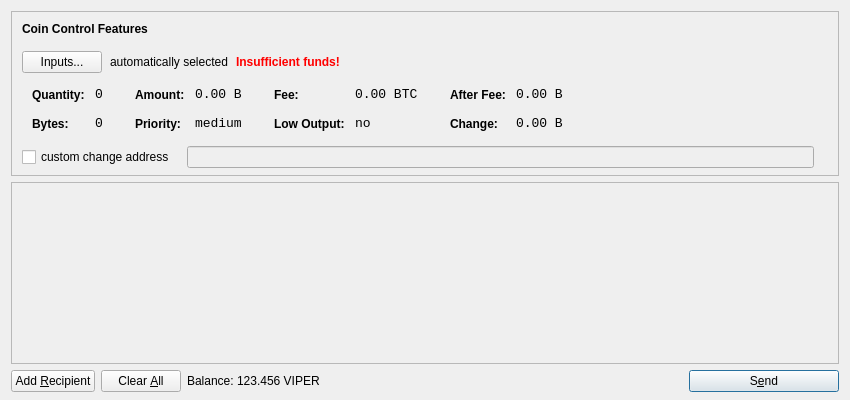
<?xml version="1.0" encoding="UTF-8"?>
<ui version="4.0">
 <class>SendCoinsDialog</class>
 <widget class="QDialog" name="SendCoinsDialog">
  <property name="geometry">
   <rect>
    <x>0</x>
    <y>0</y>
    <width>850</width>
    <height>400</height>
   </rect>
  </property>
  <property name="windowTitle">
   <string>Send Coins</string>
  </property>
  <layout class="QVBoxLayout" name="verticalLayout" stretch="0,1,0">
   <property name="bottomMargin">
    <number>8</number>
   </property>
   <item>
    <widget class="QFrame" name="frameCoinControl">
     <property name="sizePolicy">
      <sizepolicy hsizetype="Expanding" vsizetype="Expanding">
       <horstretch>0</horstretch>
       <verstretch>0</verstretch>
      </sizepolicy>
     </property>
     <property name="maximumSize">
      <size>
       <width>16777215</width>
       <height>16777215</height>
      </size>
     </property>
     <property name="frameShape">
      <enum>QFrame::StyledPanel</enum>
     </property>
     <property name="frameShadow">
      <enum>QFrame::Sunken</enum>
     </property>
     <layout class="QVBoxLayout" name="verticalLayoutCoinControl2">
      <property name="spacing">
       <number>-1</number>
      </property>
      <property name="leftMargin">
       <number>0</number>
      </property>
      <property name="topMargin">
       <number>0</number>
      </property>
      <property name="rightMargin">
       <number>0</number>
      </property>
      <property name="bottomMargin">
       <number>6</number>
      </property>
      <item>
       <layout class="QVBoxLayout" name="verticalLayoutCoinControl" stretch="0,0,0,0,1">
        <property name="spacing">
         <number>0</number>
        </property>
        <property name="leftMargin">
         <number>10</number>
        </property>
        <property name="topMargin">
         <number>10</number>
        </property>
        <item>
         <layout class="QHBoxLayout" name="horizontalLayoutCoinControl1">
          <property name="bottomMargin">
           <number>15</number>
          </property>
          <item>
           <widget class="QLabel" name="labelCoinControlFeatures">
            <property name="sizePolicy">
             <sizepolicy hsizetype="Preferred" vsizetype="Maximum">
              <horstretch>0</horstretch>
              <verstretch>0</verstretch>
             </sizepolicy>
            </property>
            <property name="font">
             <font>
              <weight>75</weight>
              <bold>true</bold>
             </font>
            </property>
            <property name="styleSheet">
             <string notr="true">font-weight:bold;</string>
            </property>
            <property name="text">
             <string>Coin Control Features</string>
            </property>
           </widget>
          </item>
         </layout>
        </item>
        <item>
         <layout class="QHBoxLayout" name="horizontalLayoutCoinControl2" stretch="0,0,0,0">
          <property name="spacing">
           <number>8</number>
          </property>
          <property name="bottomMargin">
           <number>10</number>
          </property>
          <item>
           <widget class="QPushButton" name="pushButtonCoinControl">
            <property name="styleSheet">
             <string notr="true"/>
            </property>
            <property name="text">
             <string>Inputs...</string>
            </property>
           </widget>
          </item>
          <item>
           <widget class="QLabel" name="labelCoinControlAutomaticallySelected">
            <property name="text">
             <string>automatically selected</string>
            </property>
            <property name="margin">
             <number>5</number>
            </property>
           </widget>
          </item>
          <item>
           <widget class="QLabel" name="labelCoinControlInsuffFunds">
            <property name="font">
             <font>
              <weight>75</weight>
              <bold>true</bold>
             </font>
            </property>
            <property name="styleSheet">
             <string notr="true">color:red;font-weight:bold;</string>
            </property>
            <property name="text">
             <string>Insufficient funds!</string>
            </property>
            <property name="margin">
             <number>5</number>
            </property>
           </widget>
          </item>
          <item>
           <spacer name="horizontalSpacerCoinControl">
            <property name="orientation">
             <enum>Qt::Horizontal</enum>
            </property>
            <property name="sizeHint" stdset="0">
             <size>
              <width>40</width>
              <height>1</height>
             </size>
            </property>
           </spacer>
          </item>
         </layout>
        </item>
        <item>
         <widget class="QWidget" name="widgetCoinControl" native="true">
          <property name="sizePolicy">
           <sizepolicy hsizetype="Preferred" vsizetype="Preferred">
            <horstretch>0</horstretch>
            <verstretch>0</verstretch>
           </sizepolicy>
          </property>
          <property name="minimumSize">
           <size>
            <width>0</width>
            <height>0</height>
           </size>
          </property>
          <property name="styleSheet">
           <string notr="true"/>
          </property>
          <layout class="QHBoxLayout" name="horizontalLayoutCoinControl5">
           <property name="margin">
            <number>0</number>
           </property>
           <item>
            <layout class="QHBoxLayout" name="horizontalLayoutCoinControl3" stretch="0,0,0,1">
             <property name="spacing">
              <number>20</number>
             </property>
             <property name="topMargin">
              <number>0</number>
             </property>
             <property name="bottomMargin">
              <number>10</number>
             </property>
             <item>
              <layout class="QFormLayout" name="formLayoutCoinControl1">
               <property name="horizontalSpacing">
                <number>10</number>
               </property>
               <property name="verticalSpacing">
                <number>14</number>
               </property>
               <property name="leftMargin">
                <number>10</number>
               </property>
               <property name="topMargin">
                <number>4</number>
               </property>
               <property name="rightMargin">
                <number>6</number>
               </property>
               <item row="0" column="0">
                <widget class="QLabel" name="labelCoinControlQuantityText">
                 <property name="styleSheet">
                  <string notr="true">font-weight:bold;</string>
                 </property>
                 <property name="text">
                  <string>Quantity:</string>
                 </property>
                 <property name="margin">
                  <number>0</number>
                 </property>
                </widget>
               </item>
               <item row="0" column="1">
                <widget class="QLabel" name="labelCoinControlQuantity">
                 <property name="font">
                  <font>
                   <family>Monospace</family>
                   <pointsize>10</pointsize>
                  </font>
                 </property>
                 <property name="cursor">
                  <cursorShape>IBeamCursor</cursorShape>
                 </property>
                 <property name="contextMenuPolicy">
                  <enum>Qt::ActionsContextMenu</enum>
                 </property>
                 <property name="text">
                  <string notr="true">0</string>
                 </property>
                 <property name="margin">
                  <number>0</number>
                 </property>
                 <property name="textInteractionFlags">
                  <set>Qt::LinksAccessibleByMouse|Qt::TextSelectableByKeyboard|Qt::TextSelectableByMouse</set>
                 </property>
                </widget>
               </item>
               <item row="1" column="0">
                <widget class="QLabel" name="labelCoinControlBytesText">
                 <property name="styleSheet">
                  <string notr="true">font-weight:bold;</string>
                 </property>
                 <property name="text">
                  <string>Bytes:</string>
                 </property>
                </widget>
               </item>
               <item row="1" column="1">
                <widget class="QLabel" name="labelCoinControlBytes">
                 <property name="font">
                  <font>
                   <family>Monospace</family>
                   <pointsize>10</pointsize>
                  </font>
                 </property>
                 <property name="cursor">
                  <cursorShape>IBeamCursor</cursorShape>
                 </property>
                 <property name="contextMenuPolicy">
                  <enum>Qt::ActionsContextMenu</enum>
                 </property>
                 <property name="text">
                  <string notr="true">0</string>
                 </property>
                 <property name="textInteractionFlags">
                  <set>Qt::LinksAccessibleByMouse|Qt::TextSelectableByKeyboard|Qt::TextSelectableByMouse</set>
                 </property>
                </widget>
               </item>
              </layout>
             </item>
             <item>
              <layout class="QFormLayout" name="formLayoutCoinControl2">
               <property name="horizontalSpacing">
                <number>10</number>
               </property>
               <property name="verticalSpacing">
                <number>14</number>
               </property>
               <property name="leftMargin">
                <number>6</number>
               </property>
               <property name="topMargin">
                <number>4</number>
               </property>
               <property name="rightMargin">
                <number>6</number>
               </property>
               <item row="0" column="0">
                <widget class="QLabel" name="labelCoinControlAmountText">
                 <property name="styleSheet">
                  <string notr="true">font-weight:bold;</string>
                 </property>
                 <property name="text">
                  <string>Amount:</string>
                 </property>
                 <property name="margin">
                  <number>0</number>
                 </property>
                </widget>
               </item>
               <item row="0" column="1">
                <widget class="QLabel" name="labelCoinControlAmount">
                 <property name="font">
                  <font>
                   <family>Monospace</family>
                   <pointsize>10</pointsize>
                  </font>
                 </property>
                 <property name="cursor">
                  <cursorShape>IBeamCursor</cursorShape>
                 </property>
                 <property name="contextMenuPolicy">
                  <enum>Qt::ActionsContextMenu</enum>
                 </property>
                 <property name="text">
                  <string notr="true">0.00 B</string>
                 </property>
                 <property name="textInteractionFlags">
                  <set>Qt::LinksAccessibleByMouse|Qt::TextSelectableByKeyboard|Qt::TextSelectableByMouse</set>
                 </property>
                </widget>
               </item>
               <item row="1" column="0">
                <widget class="QLabel" name="labelCoinControlPriorityText">
                 <property name="styleSheet">
                  <string notr="true">font-weight:bold;</string>
                 </property>
                 <property name="text">
                  <string>Priority:</string>
                 </property>
                </widget>
               </item>
               <item row="1" column="1">
                <widget class="QLabel" name="labelCoinControlPriority">
                 <property name="font">
                  <font>
                   <family>Monospace</family>
                   <pointsize>10</pointsize>
                  </font>
                 </property>
                 <property name="cursor">
                  <cursorShape>IBeamCursor</cursorShape>
                 </property>
                 <property name="contextMenuPolicy">
                  <enum>Qt::ActionsContextMenu</enum>
                 </property>
                 <property name="text">
                  <string>medium</string>
                 </property>
                 <property name="textInteractionFlags">
                  <set>Qt::LinksAccessibleByMouse|Qt::TextSelectableByKeyboard|Qt::TextSelectableByMouse</set>
                 </property>
                </widget>
               </item>
              </layout>
             </item>
             <item>
              <layout class="QFormLayout" name="formLayoutCoinControl3">
               <property name="horizontalSpacing">
                <number>10</number>
               </property>
               <property name="verticalSpacing">
                <number>14</number>
               </property>
               <property name="leftMargin">
                <number>6</number>
               </property>
               <property name="topMargin">
                <number>4</number>
               </property>
               <property name="rightMargin">
                <number>6</number>
               </property>
               <item row="0" column="0">
                <widget class="QLabel" name="labelCoinControlFeeText">
                 <property name="styleSheet">
                  <string notr="true">font-weight:bold;</string>
                 </property>
                 <property name="text">
                  <string>Fee:</string>
                 </property>
                 <property name="margin">
                  <number>0</number>
                 </property>
                </widget>
               </item>
               <item row="0" column="1">
                <widget class="QLabel" name="labelCoinControlFee">
                 <property name="font">
                  <font>
                   <family>Monospace</family>
                   <pointsize>10</pointsize>
                  </font>
                 </property>
                 <property name="cursor">
                  <cursorShape>IBeamCursor</cursorShape>
                 </property>
                 <property name="contextMenuPolicy">
                  <enum>Qt::ActionsContextMenu</enum>
                 </property>
                 <property name="text">
                  <string notr="true">0.00 BTC</string>
                 </property>
                 <property name="textInteractionFlags">
                  <set>Qt::LinksAccessibleByMouse|Qt::TextSelectableByKeyboard|Qt::TextSelectableByMouse</set>
                 </property>
                </widget>
               </item>
               <item row="1" column="0">
                <widget class="QLabel" name="labelCoinControlLowOutputText">
                 <property name="styleSheet">
                  <string notr="true">font-weight:bold;</string>
                 </property>
                 <property name="text">
                  <string>Low Output:</string>
                 </property>
                </widget>
               </item>
               <item row="1" column="1">
                <widget class="QLabel" name="labelCoinControlLowOutput">
                 <property name="font">
                  <font>
                   <family>Monospace</family>
                   <pointsize>10</pointsize>
                  </font>
                 </property>
                 <property name="cursor">
                  <cursorShape>IBeamCursor</cursorShape>
                 </property>
                 <property name="contextMenuPolicy">
                  <enum>Qt::ActionsContextMenu</enum>
                 </property>
                 <property name="text">
                  <string>no</string>
                 </property>
                 <property name="textInteractionFlags">
                  <set>Qt::LinksAccessibleByMouse|Qt::TextSelectableByKeyboard|Qt::TextSelectableByMouse</set>
                 </property>
                </widget>
               </item>
              </layout>
             </item>
             <item>
              <layout class="QFormLayout" name="formLayoutCoinControl4">
               <property name="horizontalSpacing">
                <number>10</number>
               </property>
               <property name="verticalSpacing">
                <number>14</number>
               </property>
               <property name="leftMargin">
                <number>6</number>
               </property>
               <property name="topMargin">
                <number>4</number>
               </property>
               <property name="rightMargin">
                <number>6</number>
               </property>
               <item row="0" column="0">
                <widget class="QLabel" name="labelCoinControlAfterFeeText">
                 <property name="styleSheet">
                  <string notr="true">font-weight:bold;</string>
                 </property>
                 <property name="text">
                  <string>After Fee:</string>
                 </property>
                 <property name="margin">
                  <number>0</number>
                 </property>
                </widget>
               </item>
               <item row="0" column="1">
                <widget class="QLabel" name="labelCoinControlAfterFee">
                 <property name="font">
                  <font>
                   <family>Monospace</family>
                   <pointsize>10</pointsize>
                  </font>
                 </property>
                 <property name="cursor">
                  <cursorShape>IBeamCursor</cursorShape>
                 </property>
                 <property name="contextMenuPolicy">
                  <enum>Qt::ActionsContextMenu</enum>
                 </property>
                 <property name="text">
                  <string notr="true">0.00 B</string>
                 </property>
                 <property name="textInteractionFlags">
                  <set>Qt::LinksAccessibleByMouse|Qt::TextSelectableByKeyboard|Qt::TextSelectableByMouse</set>
                 </property>
                </widget>
               </item>
               <item row="1" column="0">
                <widget class="QLabel" name="labelCoinControlChangeText">
                 <property name="styleSheet">
                  <string notr="true">font-weight:bold;</string>
                 </property>
                 <property name="text">
                  <string>Change:</string>
                 </property>
                </widget>
               </item>
               <item row="1" column="1">
                <widget class="QLabel" name="labelCoinControlChange">
                 <property name="font">
                  <font>
                   <family>Monospace</family>
                   <pointsize>10</pointsize>
                  </font>
                 </property>
                 <property name="cursor">
                  <cursorShape>IBeamCursor</cursorShape>
                 </property>
                 <property name="contextMenuPolicy">
                  <enum>Qt::ActionsContextMenu</enum>
                 </property>
                 <property name="text">
                  <string notr="true">0.00 B</string>
                 </property>
                 <property name="textInteractionFlags">
                  <set>Qt::LinksAccessibleByMouse|Qt::TextSelectableByKeyboard|Qt::TextSelectableByMouse</set>
                 </property>
                </widget>
               </item>
              </layout>
             </item>
            </layout>
           </item>
          </layout>
         </widget>
        </item>
        <item>
         <layout class="QHBoxLayout" name="horizontalLayoutCoinControl4" stretch="0,0,0">
          <property name="spacing">
           <number>12</number>
          </property>
          <property name="sizeConstraint">
           <enum>QLayout::SetDefaultConstraint</enum>
          </property>
          <property name="topMargin">
           <number>5</number>
          </property>
          <property name="rightMargin">
           <number>5</number>
          </property>
          <item>
           <widget class="QCheckBox" name="checkBoxCoinControlChange">
            <property name="text">
             <string>custom change address</string>
            </property>
           </widget>
          </item>
          <item>
           <widget class="QLineEdit" name="lineEditCoinControlChange">
            <property name="enabled">
             <bool>false</bool>
            </property>
            <property name="sizePolicy">
             <sizepolicy hsizetype="Expanding" vsizetype="Fixed">
              <horstretch>0</horstretch>
              <verstretch>0</verstretch>
             </sizepolicy>
            </property>
           </widget>
          </item>
          <item>
           <widget class="QLabel" name="labelCoinControlChangeLabel">
            <property name="sizePolicy">
             <sizepolicy hsizetype="Preferred" vsizetype="Expanding">
              <horstretch>0</horstretch>
              <verstretch>0</verstretch>
             </sizepolicy>
            </property>
            <property name="minimumSize">
             <size>
              <width>0</width>
              <height>0</height>
             </size>
            </property>
            <property name="text">
             <string/>
            </property>
            <property name="margin">
             <number>3</number>
            </property>
           </widget>
          </item>
         </layout>
        </item>
        <item>
         <spacer name="verticalSpacerCoinControl">
          <property name="orientation">
           <enum>Qt::Vertical</enum>
          </property>
          <property name="sizeHint" stdset="0">
           <size>
            <width>800</width>
            <height>1</height>
           </size>
          </property>
         </spacer>
        </item>
       </layout>
      </item>
     </layout>
    </widget>
   </item>
   <item>
    <widget class="QScrollArea" name="scrollArea">
     <property name="widgetResizable">
      <bool>true</bool>
     </property>
     <widget class="QWidget" name="scrollAreaWidgetContents">
      <property name="geometry">
       <rect>
        <x>0</x>
        <y>0</y>
        <width>830</width>
        <height>165</height>
       </rect>
      </property>
      <layout class="QVBoxLayout" name="verticalLayout_2">
       <property name="margin">
        <number>0</number>
       </property>
       <item>
        <layout class="QVBoxLayout" name="entries">
         <property name="spacing">
          <number>6</number>
         </property>
        </layout>
       </item>
       <item>
        <spacer name="verticalSpacer">
         <property name="orientation">
          <enum>Qt::Vertical</enum>
         </property>
         <property name="sizeHint" stdset="0">
          <size>
           <width>20</width>
           <height>40</height>
          </size>
         </property>
        </spacer>
       </item>
      </layout>
     </widget>
    </widget>
   </item>
   <item>
    <layout class="QHBoxLayout" name="horizontalLayout">
     <item>
      <widget class="QPushButton" name="addButton">
       <property name="toolTip">
        <string>Send to multiple recipients at once</string>
       </property>
       <property name="text">
        <string>Add &amp;Recipient</string>
       </property>
       <property name="icon">
        <iconset resource="../bitcoin.qrc">
         <normaloff>:/icons/add</normaloff>:/icons/add</iconset>
       </property>
       <property name="autoDefault">
        <bool>false</bool>
       </property>
      </widget>
     </item>
     <item>
      <widget class="QPushButton" name="clearButton">
       <property name="sizePolicy">
        <sizepolicy hsizetype="Minimum" vsizetype="Fixed">
         <horstretch>0</horstretch>
         <verstretch>0</verstretch>
        </sizepolicy>
       </property>
       <property name="toolTip">
        <string>Remove all transaction fields</string>
       </property>
       <property name="text">
        <string>Clear &amp;All</string>
       </property>
       <property name="icon">
        <iconset resource="../bitcoin.qrc">
         <normaloff>:/icons/remove</normaloff>:/icons/remove</iconset>
       </property>
       <property name="autoRepeatDelay">
        <number>300</number>
       </property>
       <property name="autoDefault">
        <bool>false</bool>
       </property>
      </widget>
     </item>
     <item>
      <layout class="QHBoxLayout" name="horizontalLayout_2">
       <property name="spacing">
        <number>3</number>
       </property>
       <item>
        <widget class="QLabel" name="label">
         <property name="text">
          <string>Balance:</string>
         </property>
        </widget>
       </item>
       <item>
        <widget class="QLabel" name="labelBalance">
         <property name="cursor">
          <cursorShape>IBeamCursor</cursorShape>
         </property>
         <property name="text">
          <string>123.456 VIPER</string>
         </property>
         <property name="textInteractionFlags">
          <set>Qt::LinksAccessibleByMouse|Qt::TextSelectableByKeyboard|Qt::TextSelectableByMouse</set>
         </property>
        </widget>
       </item>
      </layout>
     </item>
     <item>
      <spacer name="horizontalSpacer">
       <property name="orientation">
        <enum>Qt::Horizontal</enum>
       </property>
       <property name="sizeHint" stdset="0">
        <size>
         <width>40</width>
         <height>20</height>
        </size>
       </property>
      </spacer>
     </item>
     <item>
      <widget class="QPushButton" name="sendButton">
       <property name="minimumSize">
        <size>
         <width>150</width>
         <height>0</height>
        </size>
       </property>
       <property name="toolTip">
        <string>Confirm the send action</string>
       </property>
       <property name="text">
        <string>S&amp;end</string>
       </property>
       <property name="icon">
        <iconset resource="../bitcoin.qrc">
         <normaloff>:/icons/send</normaloff>:/icons/send</iconset>
       </property>
       <property name="default">
        <bool>true</bool>
       </property>
      </widget>
     </item>
    </layout>
   </item>
  </layout>
 </widget>
 <resources>
  <include location="../bitcoin.qrc"/>
 </resources>
 <connections/>
</ui>
